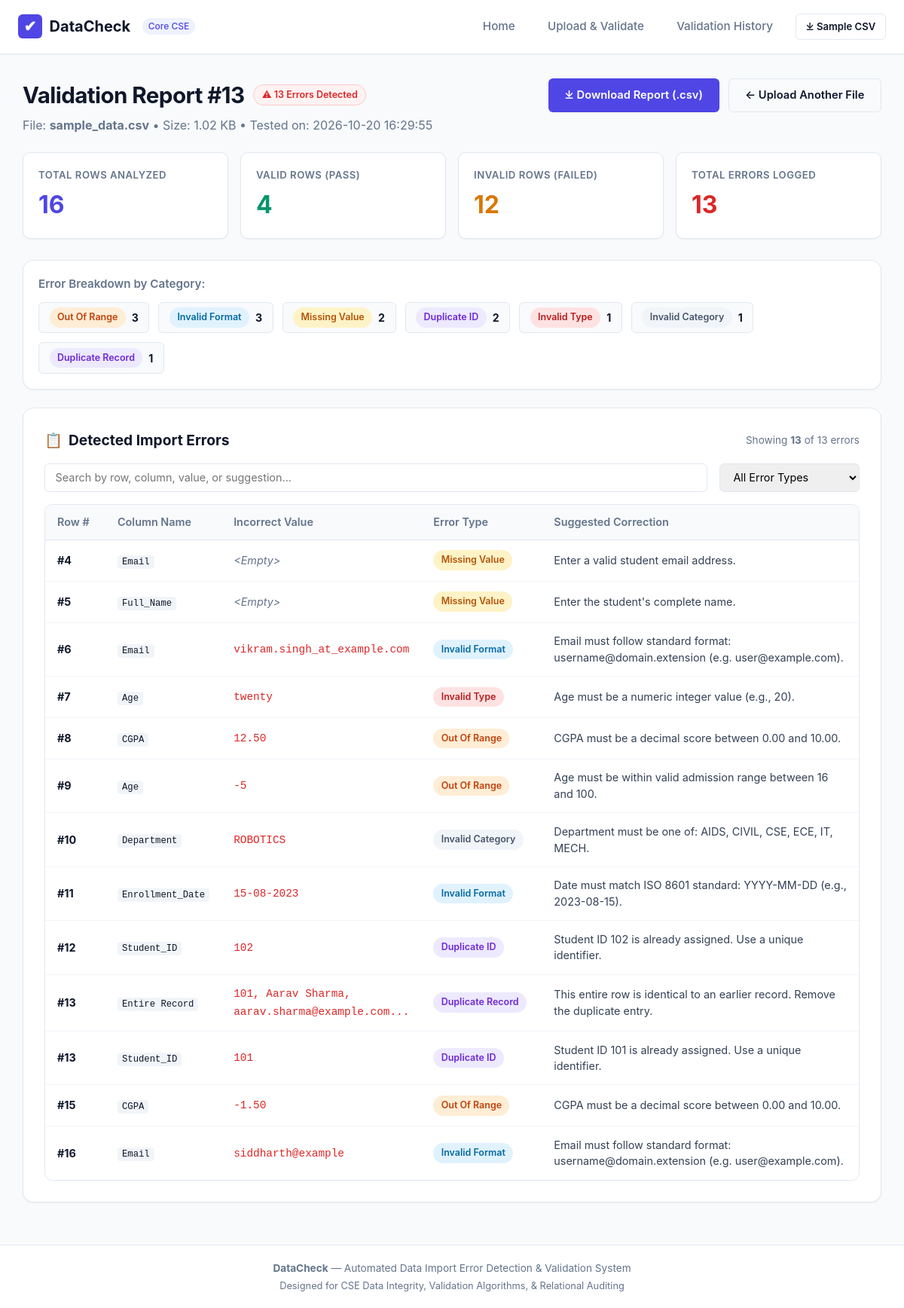
/run/13, run on the app's committed database.
### tables this page shows
CREATE TABLE validation_runs (
                id INTEGER PRIMARY KEY AUTOINCREMENT,
                filename TEXT NOT NULL,
                uploaded_at TEXT NOT NULL,
                file_size_kb REAL NOT NULL,
                total_rows INTEGER NOT NULL,
                valid_rows INTEGER NOT NULL,
                invalid_rows INTEGER NOT NULL,
                total_errors INTEGER NOT NULL,
                status TEXT NOT NULL
            );

CREATE TABLE validation_errors (
                id INTEGER PRIMARY KEY AUTOINCREMENT,
                run_id INTEGER NOT NULL,
                row_number INTEGER NOT NULL,
                column_name TEXT NOT NULL,
                invalid_value TEXT,
                error_type TEXT NOT NULL,
                suggested_correction TEXT NOT NULL,
                FOREIGN KEY (run_id) REFERENCES validation_runs (id) ON DELETE CASCADE
            );

### app.py (the view)
@app.route('/run/<int:run_id>')
def view_run(run_id):
    conn = get_db()
    run = conn.execute("SELECT * FROM validation_runs WHERE id = ?", (run_id,)).fetchone()
    if run is None:
        conn.close()
        flash(f"Validation Run #{run_id} does not exist.", "danger")
        return redirect(url_for('history'))
    errors = conn.execute("""
        SELECT * FROM validation_errors
        WHERE run_id = ?
        ORDER BY row_number ASC, id ASC
    """, (run_id,)).fetchall()
    error_summary = conn.execute("""
        SELECT error_type, COUNT(*) as count
        FROM validation_errors
        WHERE run_id = ?
        GROUP BY error_type
        ORDER BY count DESC
    """, (run_id,)).fetchall()
    conn.close()
    return render_template(
        'results.html',
        active_page='results',
        run=run,
        errors=errors,
        error_summary=error_summary
    )

### app.py (called while the page is built)
def get_db():
    conn = sqlite3.connect(DATABASE_PATH)
    conn.row_factory = sqlite3.Row
    conn.execute("PRAGMA foreign_keys = ON")
    return conn

### templates/results.html (shortened to what this page needs)
{% extends 'base.html' %}
{% block content %}
<div style="display: flex; justify-content: space-between; align-items: flex-start; margin-bottom: 1.5rem; flex-wrap: wrap; gap: 1rem;">
  <div>
    <div style="display: flex; align-items: center; gap: 0.75rem;">
      <h1 class="page-title">Validation Report #{{ run.id }}</h1>
      {% if run.total_errors == 0 %}
        <span class="badge badge-clean">&#x2714; Clean Dataset</span>
      {% else %}
        <span class="badge badge-errors">&#x26A0; {{ run.total_errors }} Errors Detected</span>
      {% endif %}
    </div>
    <p class="page-subtitle">
      File: <strong>{{ run.filename }}</strong> &bull; Size: {{ run.file_size_kb }} KB &bull; Tested on: {{ run.uploaded_at }}
    </p>
  </div>
  <div class="btn-group">
    <a href="{{ url_for('export_report', run_id=run.id) }}" class="btn btn-primary">
      &#x2913; Download Report (.csv)
    </a>
    <a href="{{ url_for('dashboard') }}" class="btn btn-outline">
      &larr; Upload Another File
    </a>
  </div>
</div>
<div class="stats-grid">
  <div class="stat-card stat-total">
    <span class="stat-label">Total Rows Analyzed</span>
    <span class="stat-value">{{ run.total_rows }}</span>
  </div>
  <div class="stat-card stat-valid">
    <span class="stat-label">Valid Rows (Pass)</span>
    <span class="stat-value">{{ run.valid_rows }}</span>
  </div>
  <div class="stat-card stat-invalid">
    <span class="stat-label">Invalid Rows (Failed)</span>
    <span class="stat-value">{{ run.invalid_rows }}</span>
  </div>
  <div class="stat-card stat-errors">
    <span class="stat-label">Total Errors Logged</span>
    <span class="stat-value">{{ run.total_errors }}</span>
  </div>
</div>
{% if error_summary %}
  <div class="card" style="padding: 1.25rem;">
    <h3 style="font-size: 0.95rem; font-weight: 600; margin-bottom: 0.75rem; color: var(--text-muted);">
      Error Breakdown by Category:
    </h3>
    <div style="display: flex; gap: 0.75rem; flex-wrap: wrap;">
      {% for item in error_summary %}
        <div style="background: #f8fafc; border: 1px solid var(--border-color); padding: 0.4rem 0.85rem; border-radius: var(--radius-sm); font-size: 0.88rem; display: flex; align-items: center; gap: 0.5rem;">
          <span class="badge
            {% if 'Missing' in item.error_type %}badge-missing
            {% elif 'Duplicate' in item.error_type %}badge-duplicate
            {% elif 'Type' in item.error_type %}badge-type
            {% elif 'Range' in item.error_type %}badge-range
            {% elif 'Format' in item.error_type %}badge-format
            {% else %}badge-category{% endif %}">
            {{ item.error_type }}
          </span>
          <strong style="color: var(--text-main);">{{ item.count }}</strong>
        </div>
      {% endfor %}
    </div>
  </div>
{% endif %}
<div class="card">
  <div style="display: flex; justify-content: space-between; align-items: center; margin-bottom: 1rem; flex-wrap: wrap; gap: 0.75rem;">
    <h2 class="card-title" style="margin-bottom: 0;">
      <span>&#x1F4CB;</span>
      <span>Detected Import Errors</span>
    </h2>
    <span style="font-size: 0.85rem; color: var(--text-muted);">
      Showing <strong id="visibleErrorCount">{{ errors|length }}</strong> of {{ run.total_errors }} errors
    </span>
  </div>
  {% if errors %}
    <div class="filter-bar">
      <input type="text" id="tableSearch" class="filter-input" placeholder="Search by row, column, value, or suggestion...">
      <select id="errorTypeFilter" class="filter-select">
        <option value="all">All Error Types</option>
      </select>
    </div>
    <div class="table-responsive">
      <table id="errorTable">
        <thead>
          <tr>
            <th style="width: 80px;">Row #</th>
            <th style="width: 140px;">Column Name</th>
            <th style="width: 170px;">Incorrect Value</th>
            <th style="width: 160px;">Error Type</th>
            <th>Suggested Correction</th>
          </tr>
        </thead>
        <tbody>
          {% for error in errors %}
            <tr data-error-type="{{ error.error_type }}">
              <td><strong>#{{ error.row_number }}</strong></td>
              <td><code>{{ error.column_name }}</code></td>
              <td>
                {% if error.invalid_value == '' or error.invalid_value == None %}
                  <em style="color: var(--text-muted);">&lt;Empty&gt;</em>
                {% else %}
                  <span style="color: var(--danger); font-family: ui-monospace, monospace; font-weight: 500;">
                    {{ error.invalid_value }}
                  </span>
                {% endif %}
              </td>
              <td>
                <span class="badge
                  {% if 'Missing' in error.error_type %}badge-missing
                  {% elif 'Duplicate' in error.error_type %}badge-duplicate
                  {% elif 'Type' in error.error_type %}badge-type
                  {% elif 'Range' in error.error_type %}badge-range
                  {% elif 'Format' in error.error_type %}badge-format
                  {% else %}badge-category{% endif %}">
                  {{ error.error_type }}
                </span>
              </td>
              <td>
                <span style="color: #334155;">{{ error.suggested_correction }}</span>
              </td>
            </tr>
          {% endfor %}
        </tbody>
      </table>
    </div>
  {% endif %}
</div>
{% endblock %}

### templates/base.html (shortened to what this page needs)
<!DOCTYPE html>
<html lang="en">
<head>
  <link rel="stylesheet" href="{{ url_for('static', filename='style.css') }}">
</head>
<body>
  <nav class="navbar">
    <a href="{{ url_for('landing') }}" class="brand">
      <span class="brand-icon">&#x2714;</span>
      <span>DataCheck</span>
      <span class="brand-sub">Core CSE</span>
    </a>
    <div class="nav-links">
      <a href="{{ url_for('landing') }}" class="nav-link {% if active_page == 'landing' %}active{% endif %}">Home</a>
      <a href="{{ url_for('dashboard') }}" class="nav-link {% if active_page == 'dashboard' %}active{% endif %}">Upload &amp; Validate</a>
      <a href="{{ url_for('history') }}" class="nav-link {% if active_page == 'history' %}active{% endif %}">Validation History</a>
      <a href="{{ url_for('download_sample') }}" class="btn btn-outline" style="font-size: 0.82rem; padding: 0.4rem 0.8rem;">
        &#x2913; Sample CSV
      </a>
    </div>
  </nav>
  <main class="container">
    {% block content %}{% endblock %}
  </main>
  <footer class="footer">
    <p><strong>DataCheck</strong> &mdash; Automated Data Import Error Detection &amp; Validation System</p>
    <p style="margin-top: 0.25rem; font-size: 0.8rem;">Designed for CSE Data Integrity, Validation Algorithms, &amp; Relational Auditing</p>
  </footer>
</body>
</html>

### data on the page
validation_runs: id "13", total_errors "13", filename "sample_data.csv", file_size_kb "1.02", uploaded_at "2026-10-20 16:29:55", total_rows "16", valid_rows "4", invalid_rows "12"
validation_errors: row_number "4", column_name "Email", invalid_value "<Empty>", error_type "Missing Value", suggested_correction "Enter a valid student email address."
validation_errors: row_number "5", column_name "Full_Name", invalid_value "<Empty>", error_type "Missing Value", suggested_correction "Enter the student's complete name."
validation_errors: row_number "6", column_name "Email", invalid_value "vikram.singh_at_example.com", error_type "Invalid Format", suggested_correction "Email must follow standard format: username@domain.extension (e.g. user@example.com)."
validation_errors: row_number "7", column_name "Age", invalid_value "twenty", error_type "Invalid Type", suggested_correction "Age must be a numeric integer value (e.g., 20)."
validation_errors: row_number "8", column_name "CGPA", invalid_value "12.50", error_type "Out Of Range", suggested_correction "CGPA must be a decimal score between 0.00 and 10.00."
validation_errors: row_number "9", column_name "Age", invalid_value "-5", error_type "Out Of Range", suggested_correction "Age must be within valid admission range between 16 and 100."
validation_errors: row_number "10", column_name "Department", invalid_value "ROBOTICS", error_type "Invalid Category", suggested_correction "Department must be one of: AIDS, CIVIL, CSE, ECE, IT, MECH."
validation_errors: row_number "11", column_name "Enrollment_Date", invalid_value "15-08-2023", error_type "Invalid Format", suggested_correction "Date must match ISO 8601 standard: YYYY-MM-DD (e.g., 2023-08-15)."
validation_errors: row_number "12", column_name "Student_ID", invalid_value "102", error_type "Duplicate ID", suggested_correction "Student ID 102 is already assigned. Use a unique identifier."
validation_errors: row_number "13", column_name "Entire Record", invalid_value "101, Aarav Sharma, aarav.sharma@example.com...", error_type "Duplicate Record", suggested_correction "This entire row is identical to an earlier record. Remove the duplicate entry."
validation_errors: row_number "13", column_name "Student_ID", invalid_value "101", error_type "Duplicate ID", suggested_correction "Student ID 101 is already assigned. Use a unique identifier."
validation_errors: row_number "15", column_name "CGPA", invalid_value "-1.50", error_type "Out Of Range", suggested_correction "CGPA must be a decimal score between 0.00 and 10.00."
validation_errors: row_number "16", column_name "Email", invalid_value "siddharth@example", error_type "Invalid Format", suggested_correction "Email must follow standard format: username@domain.extension (e.g. user@example.com)."

### other printed values
{{ item.error_type }} "Out Of Range" "Invalid Format" "Missing Value" "Duplicate ID" "Invalid Type" "Invalid Category" "Duplicate Record"
{{ item.count }} "3" "3" "2" "2" "1" "1" "1"
{{ errors|length }} "13"
